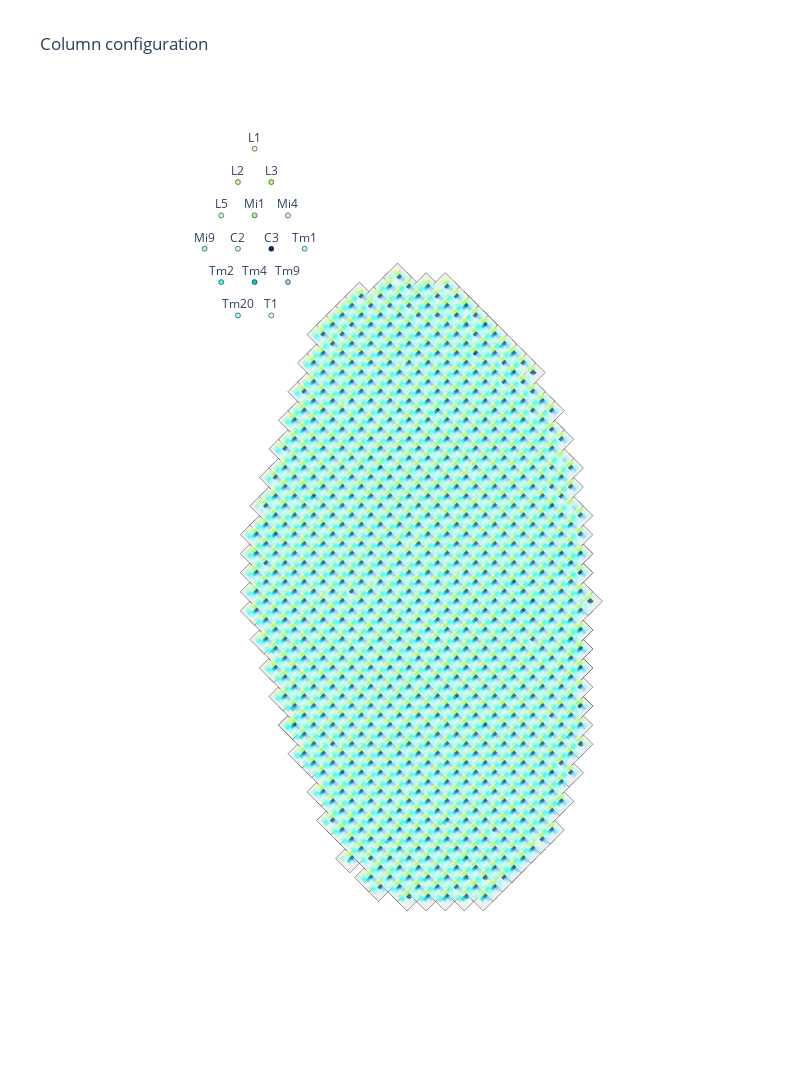

This figure's notebook cell:
### Code cell
tot_max = np.multiply(
    [hex_df['hex1_id'].max() + hex_df['hex2_id'].max()]
  , MUL_FAC) # max x and y coordinates
tot_min = np.multiply(
    [hex_df['hex1_id'].min() - hex_df['hex2_id'].max()]
  , MUL_FAC) # min x and y coordinates

# plot columns as disks
fig = go.Figure(data=go.Scatter(
        x=(hex_df['hex1_id'] - hex_df['hex2_id']).multiply(MUL_FAC)
      , y=(hex_df['hex1_id'] + hex_df['hex2_id']).multiply(MUL_FAC)
      , mode='markers'
      , marker={
            'size':HEX_MARKER_SIZE
          , 'symbol': MARKER_SYMBOL
          , 'color': HEX_COLOR
          , 'line': {'width':HEX_LINE_WIDTH, 'color':EDGE_COLOR}
            }
      , showlegend=False
))

# plot cell types as disks
fig.add_trace(
    go.Scatter(
        x=plot_df['x_crds']
      , y=plot_df['y_crds']
      , mode='markers'
      , marker={
            'symbol': MARKER_SYMBOL
          , 'size': plot_df['size']
          , 'color': plot_df['col']
          , 'line': {'width':CELL_LINE_WIDTH, 'color':plot_df['col']}
            }
      , showlegend=False
))

# legend
for ct_name, ct_col in ct_cols.items():
    fig.add_trace(
      go.Scatter(
            x=[ct_add_crds[ct_name][0] * 1.5*MUL_FAC] + tot_min/2
          , y=[ct_add_crds[ct_name][1] * 3*MUL_FAC] + tot_max
          , mode='markers+text'
          , name=ct_name
          , text = ct_name
          , textposition = 'top center'
          , marker={
                'size':CELL_SIZE
              , 'color':ct_col
              , 'line': {'width':0.5, 'color':EDGE_COLOR}
            }
          , showlegend=False
    ))

fig.update_layout(
    title='Column configuration'
  , width= 800
  , height= 1600
  , paper_bgcolor='rgba(0,0,0,0)'
  , plot_bgcolor='rgba(0,0,0,0)'
)

# set aspect ratio to 1
fig.update_xaxes(scaleanchor="y", scaleratio=1)
fig.update_yaxes(scaleanchor="x", scaleratio=1)

# remove grid and tick labels
fig.update_xaxes(showgrid=False, showticklabels=False)
fig.update_yaxes(showgrid=False, showticklabels=False)

fig.show()

### Figure 1 — Plotly figure (JSON) as saved in the notebook; plotly's stock layout.template omitted (floating-point values rounded to 4 significant figures; data arrays with more than 128 entries replaced by an {"elided": "..."} marker saying what was removed)
{"data": [{"marker": {"color": "rgb(240,240,240)", "line": {"color": "rgb(0,0,0)", "width": 0.4}, "size": 22, "symbol": 2}, "mode": "markers", "showlegend": false, "type": "scatter", "x": {"elided": "921 int values"}, "y": {"elided": "921 int values"}}, {"marker": {"color": {"elided": "13657 str values"}, "line": {"color": {"elided": "13657 str values"}, "width": 0.2}, "size": {"elided": "13657 int values"}, "symbol": 2}, "mode": "markers", "showlegend": false, "type": "scatter", "x": {"elided": "13657 float values"}, "y": {"elided": "13657 float values"}}, {"marker": {"color": "rgb(229,255,204)", "line": {"color": "rgb(0,0,0)", "width": 0.5}, "size": 5}, "mode": "markers+text", "name": "L1", "showlegend": false, "text": "L1", "textposition": "top center", "type": "scatter", "x": [-95], "y": [427.5]}, {"marker": {"color": "rgb(204,255,153)", "line": {"color": "rgb(0,0,0)", "width": 0.5}, "size": 5}, "mode": "markers+text", "name": "L2", "showlegend": false, "text": "L2", "textposition": "top center", "type": "scatter", "x": [-103.7], "y": [410.0]}, {"marker": {"color": "rgb(178,255,102)", "line": {"color": "rgb(0,0,0)", "width": 0.5}, "size": 5}, "mode": "markers+text", "name": "L3", "showlegend": false, "text": "L3", "textposition": "top center", "type": "scatter", "x": [-86.25], "y": [410.0]}, {"marker": {"color": "rgb(204,255,204)", "line": {"color": "rgb(0,0,0)", "width": 0.5}, "size": 5}, "mode": "markers+text", "name": "L5", "showlegend": false, "text": "L5", "textposition": "top center", "type": "scatter", "x": [-112.5], "y": [392.5]}, {"marker": {"color": "rgb(153,255,153)", "line": {"color": "rgb(0,0,0)", "width": 0.5}, "size": 5}, "mode": "markers+text", "name": "Mi1", "showlegend": false, "text": "Mi1", "textposition": "top center", "type": "scatter", "x": [-95], "y": [392.5]}, {"marker": {"color": "rgb(204,255,229)", "line": {"color": "rgb(0,0,0)", "width": 0.5}, "size": 5}, "mode": "markers+text", "name": "Mi4", "showlegend": false, "text": "Mi4", "textposition": "top center", "type": "scatter", "x": [-77.5], "y": [392.5]}, {"marker": {"color": "rgb(153,255,204)", "line": {"color": "rgb(0,0,0)", "width": 0.5}, "size": 5}, "mode": "markers+text", "name": "Mi9", "showlegend": false, "text": "Mi9", "textposition": "top center", "type": "scatter", "x": [-121.2], "y": [375]}, {"marker": {"color": "rgb(204,255,255)", "line": {"color": "rgb(0,0,0)", "width": 0.5}, "size": 5}, "mode": "markers+text", "name": "C2", "showlegend": false, "text": "C2", "textposition": "top center", "type": "scatter", "x": [-103.7], "y": [375]}, {"marker": {"color": "rgb(  0, 51,102)", "line": {"color": "rgb(0,0,0)", "width": 0.5}, "size": 5}, "mode": "markers+text", "name": "C3", "showlegend": false, "text": "C3", "textposition": "top center", "type": "scatter", "x": [-86.25], "y": [375]}, {"marker": {"color": "rgb(153,255,255)", "line": {"color": "rgb(0,0,0)", "width": 0.5}, "size": 5}, "mode": "markers+text", "name": "Tm1", "showlegend": false, "text": "Tm1", "textposition": "top center", "type": "scatter", "x": [-68.75], "y": [375]}, {"marker": {"color": "rgb( 51,255,255)", "line": {"color": "rgb(0,0,0)", "width": 0.5}, "size": 5}, "mode": "markers+text", "name": "Tm2", "showlegend": false, "text": "Tm2", "textposition": "top center", "type": "scatter", "x": [-112.5], "y": [357.5]}, {"marker": {"color": "rgb(  0,204,204)", "line": {"color": "rgb(0,0,0)", "width": 0.5}, "size": 5}, "mode": "markers+text", "name": "Tm4", "showlegend": false, "text": "Tm4", "textposition": "top center", "type": "scatter", "x": [-95], "y": [357.5]}, {"marker": {"color": "rgb(153,204,255)", "line": {"color": "rgb(0,0,0)", "width": 0.5}, "size": 5}, "mode": "markers+text", "name": "Tm9", "showlegend": false, "text": "Tm9", "textposition": "top center", "type": "scatter", "x": [-77.5], "y": [357.5]}, {"marker": {"color": "rgb(153,255,255)", "line": {"color": "rgb(0,0,0)", "width": 0.5}, "size": 5}, "mode": "markers+text", "name": "Tm20", "showlegend": false, "text": "Tm20", "textposition": "top center", "type": "scatter", "x": [-103.7], "y": [340.0]}, {"marker": {"color": "rgb(204,255,255)", "line": {"color": "rgb(0,0,0)", "width": 0.5}, "size": 5}, "mode": "markers+text", "name": "T1", "showlegend": false, "text": "T1", "textposition": "top center", "type": "scatter", "x": [-86.25], "y": [340.0]}], "layout": {"height": 1600, "paper_bgcolor": "rgba(0,0,0,0)", "plot_bgcolor": "rgba(0,0,0,0)", "title": {"text": "Column configuration"}, "width": 800, "xaxis": {"scaleanchor": "y", "scaleratio": 1, "showgrid": false, "showticklabels": false}, "yaxis": {"scaleanchor": "x", "scaleratio": 1, "showgrid": false, "showticklabels": false}}}
